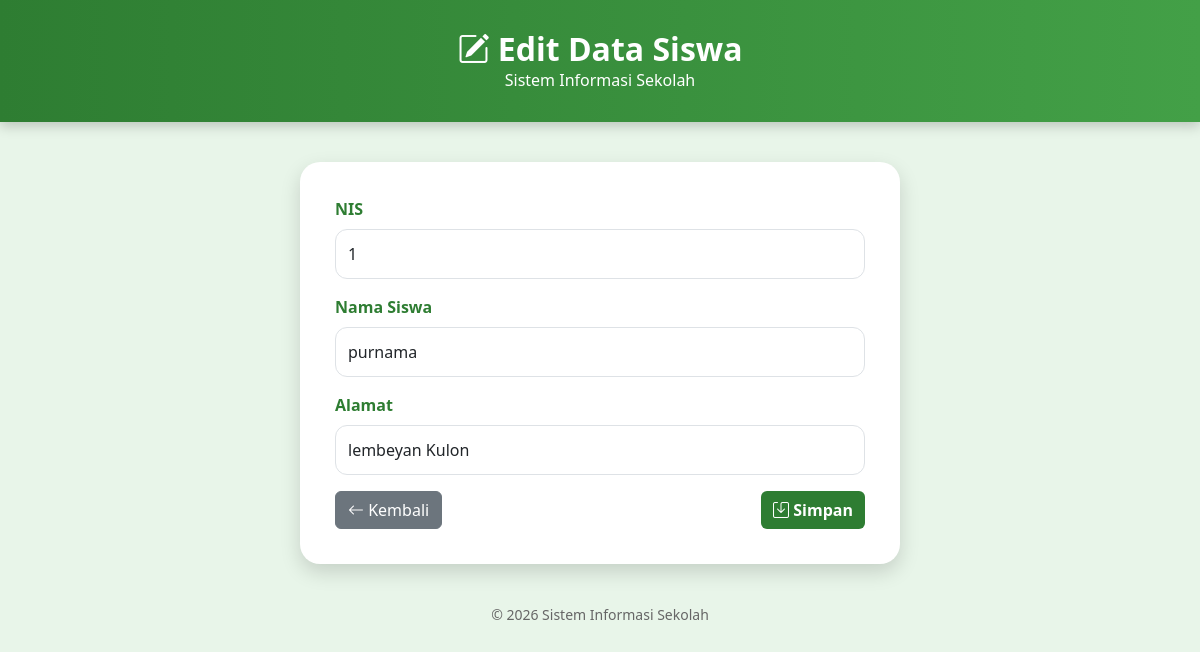
Page /siswa/edit.php?nis=1 (signed in) on the committed database.
### tables this page shows
CREATE TABLE `siswa` (
  `nis` varchar(12) NOT NULL,
  `nama` varchar(50) NOT NULL,
  `alamat` varchar(50) NOT NULL
);

### siswa/edit.php (the view, shortened to what this page needs)
<?php
include "koneksi.php";
$nis=$_GET['nis'];
$query=mysqli_query($koneksi,"SELECT * FROM siswa WHERE nis='$nis'");
$data=mysqli_fetch_assoc($query);
?>
<!DOCTYPE html>
<html lang="id">
<head>
<link href="https://cdn.jsdelivr.net/npm/bootstrap@5.3.3/dist/css/bootstrap.min.css" rel="stylesheet">
<link rel="stylesheet" href="https://cdn.jsdelivr.net/npm/bootstrap-icons@1.11.3/font/bootstrap-icons.css">
</head>
<body>
<div class="header">
<h2>
<i class="bi bi-pencil-square"></i>
Edit Data Siswa
</h2>
<p class="mb-0">
Sistem Informasi Sekolah
</p>
</div>
<div class="container">
<div class="card-form">
<form action="update.php" method="POST"
onsubmit="return confirm('Apakah kamu yakin ingin menyimpan perubahan data siswa ini?');">
<div class="mb-3">
<label class="form-label">
NIS
</label>
<input type="text"
name="nis"
class="form-control"
value="<?= htmlspecialchars($data['nis']); ?>"
readonly>
</div>
<div class="mb-3">
<label class="form-label">
Nama Siswa
</label>
<input type="text"
name="nama"
class="form-control"
value="<?= htmlspecialchars($data['nama']); ?>"
required>
</div>
<div class="mb-3">
<label class="form-label">
Alamat
</label>
<input type="text"
name="alamat"
class="form-control"
value="<?= htmlspecialchars($data['alamat']); ?>"
required>
</div>
<div class="d-flex justify-content-between">
<a href="index.php" class="btn btn-secondary">
<i class="bi bi-arrow-left"></i>
Kembali
</a>
<button type="submit" class="btn btn-hijau">
<i class="bi bi-save"></i>
Simpan
</button>
</div>
</form>
</div>
<div class="footer">
© 2026 Sistem Informasi Sekolah
</div>
</div>
</body>
</html>

### siswa/edit.php (style rules this page uses)
body { background:#e8f5e9; font-family:'Segoe UI',sans-serif; }
.header { background:linear-gradient(90deg,#2e7d32,#43a047); color:white; padding:30px 0; text-align:center; box-shadow:0 4px 12px rgba(0,0,0,.2); }
.header h2 { margin:0; font-weight:bold; }
.card-form { background:white; border-radius:20px; margin:40px auto; padding:35px; max-width:600px; box-shadow:0 8px 20px rgba(0,0,0,.15); }
.form-label { font-weight:600; color:#2e7d32; }
.form-control { border-radius:12px; padding:12px; }
.btn-hijau { background:#2e7d32; color:white; font-weight:600; border:none; }
.footer { text-align:center; color:#666; margin-top:20px; font-size:14px; }

### rows in the picture
siswa: nis "1", nama "purnama", alamat "lembeyan Kulon"
